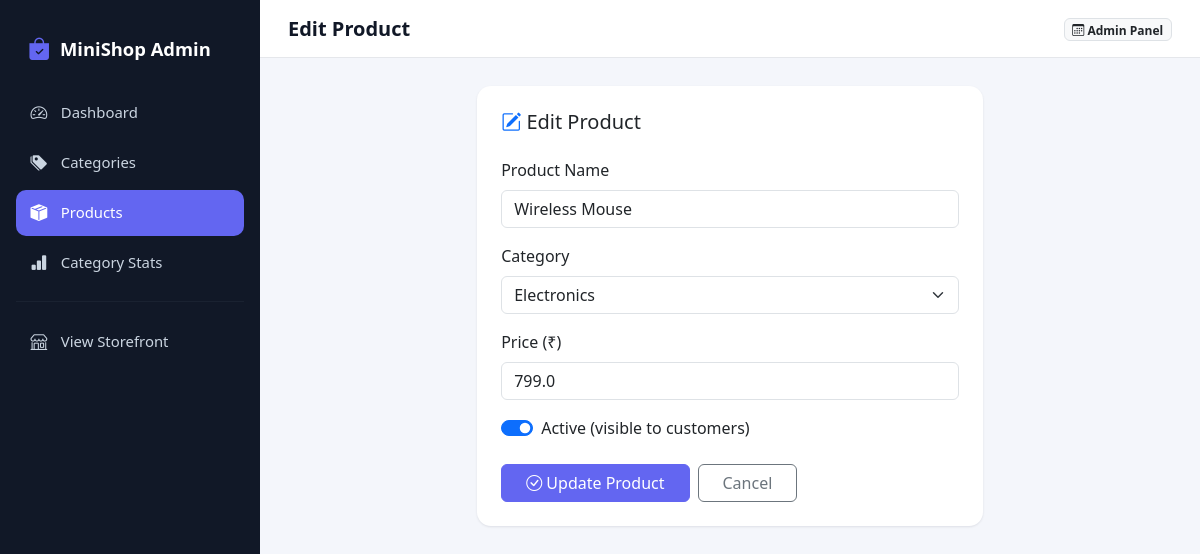
Screenshot of /product/edit/1 with the database file from the repository.
### tables this page shows
CREATE TABLE products (
            product_id   INTEGER PRIMARY KEY AUTOINCREMENT,
            product_name TEXT NOT NULL,
            category_id  INTEGER NOT NULL,
            price        REAL NOT NULL,
            status       INTEGER NOT NULL DEFAULT 1,
            FOREIGN KEY (category_id) REFERENCES categories (category_id)
        );

CREATE TABLE categories (
            category_id   INTEGER PRIMARY KEY AUTOINCREMENT,
            category_name TEXT NOT NULL UNIQUE
        );

### app.py (the view, shortened to what this page needs)
@app.route("/product/edit/<int:product_id>", methods=["GET", "POST"])
def edit_product(product_id):
    conn = get_db_connection()
    product = conn.execute(
        "SELECT * FROM products WHERE product_id = ?", (product_id,)
    ).fetchone()
    if product is None:
        conn.close()
        flash("Product not found.", "danger")
        return redirect(url_for("product_list"))
    categories = conn.execute(
        "SELECT category_id, category_name FROM categories ORDER BY category_name"
    ).fetchall()
    conn.close()
    return render_template("edit_product.html", product=product, categories=categories)

### app.py (called while the page is built)
def get_db_connection():
    conn = sqlite3.connect(DB_NAME)
    conn.row_factory = sqlite3.Row
    conn.execute("PRAGMA foreign_keys = ON")
    return conn

### templates/edit_product.html (shortened to what this page needs)
{% extends "base.html" %}
{% block page_title %}Edit Product{% endblock %}
{% block content %}
<div class="row justify-content-center">
    <div class="col-lg-7">
        <div class="card">
            <div class="card-body p-4">
                <h5 class="mb-4"><i class="bi bi-pencil-square text-primary"></i> Edit Product</h5>
                <form method="POST" action="{{ url_for('edit_product', product_id=product.product_id) }}">
                    <div class="mb-3">
                        <label for="product_name" class="form-label">Product Name</label>
                        <input type="text" class="form-control" id="product_name"
                               name="product_name" value="{{ product.product_name }}" required>
                    </div>
                    <div class="mb-3">
                        <label for="category_id" class="form-label">Category</label>
                        <select class="form-select" id="category_id" name="category_id" required>
                            {% for category in categories %}
                                <option value="{{ category.category_id }}"
                                    {% if category.category_id == product.category_id %}selected{% endif %}>
                                    {{ category.category_name }}
                                </option>
                            {% endfor %}
                        </select>
                    </div>
                    <div class="mb-3">
                        <label for="price" class="form-label">Price (₹)</label>
                        <input type="number" step="0.01" min="0" class="form-control" id="price"
                               name="price" value="{{ product.price }}" required>
                    </div>
                    <div class="form-check form-switch mb-3">
                        <input class="form-check-input" type="checkbox" role="switch" id="status"
                               name="status" {% if product.status == 1 %}checked{% endif %}>
                        <label class="form-check-label" for="status">Active (visible to customers)</label>
                    </div>
                    <div class="d-flex gap-2 mt-4">
                        <button type="submit" class="btn btn-primary px-4">
                            <i class="bi bi-check-circle"></i> Update Product
                        </button>
                        <a href="{{ url_for('product_list') }}" class="btn btn-outline-secondary px-4">
                            Cancel
                        </a>
                    </div>
                </form>
            </div>
        </div>
    </div>
</div>
{% endblock %}

### static/css/style.css (style rules this page uses)
:root { --brand-primary: #6366f1; --brand-primary-dark: #4f46e5; --sidebar-bg: #111827; --sidebar-bg-hover: #1f2937; --page-bg: #f4f6fb; --card-radius: 14px; }
* { box-sizing: border-box; }
body { background-color: var(--page-bg); font-family: 'Segoe UI', system-ui, -apple-system, sans-serif; color: #1f2330; }
a { text-decoration: none; }
.card { border: none; border-radius: var(--card-radius); box-shadow: 0 1px 3px rgba(16, 24, 40, 0.06), 0 1px 2px rgba(16, 24, 40, 0.04); }
.btn-primary { background-color: var(--brand-primary); border-color: var(--brand-primary); }

### rows the page displays
products: product_name "Wireless Mouse", category_id "Electronics", price "799.0", status "☑"
